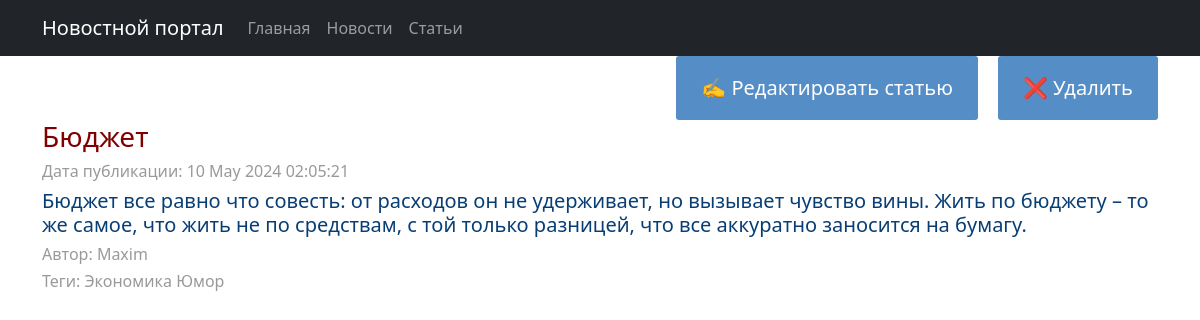
/articles/2, run on an earlier commit of the app's database.
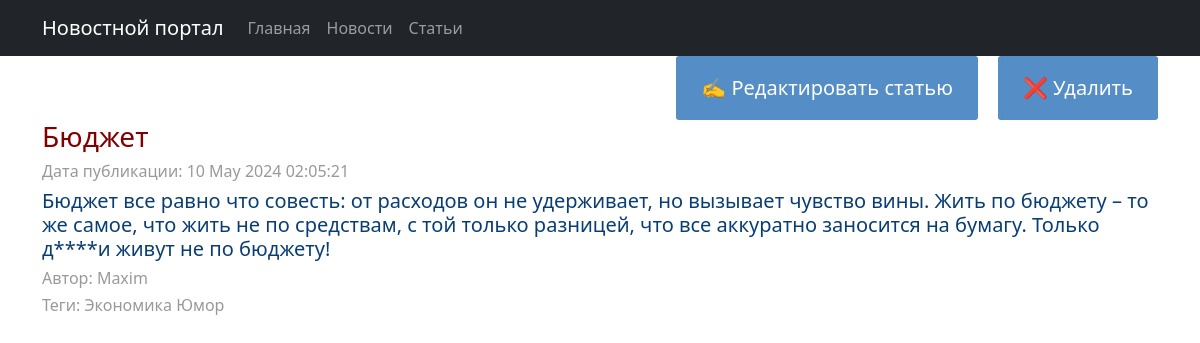
And on a later commit of the database.
### news/models.py (models this page shows, shortened)
class Post(models.Model):
    categor = [
        ('AR', 'Статья'),
        ('NE', 'Новость'),
    ]
    type = models.CharField(max_length=8, choices=categor, default='AR')
    user = models.ForeignKey(Author, on_delete=models.CASCADE, related_name='post')
    category = models.ManyToManyField(Category, through='PostCategory')
    date = models.DateTimeField(auto_now_add=True)
    title = models.CharField(max_length=256)
    text = models.TextField()
    rating = models.SmallIntegerField(default=0)

class Author(models.Model):
    user = models.OneToOneField(User, on_delete=models.CASCADE)
    rating = models.SmallIntegerField(default=0)

### news/views.py (the view)
# urls.py: path('articles/<int:pk>', ArticleDetail.as_view(), name='article_detail'),
class ArticleDetail(DetailView):
    model = Post
    template_name = 'article.html'
    context_object_name = 'article'
    def get_context_data(self, **kwargs):
        context = super().get_context_data(**kwargs)
        context['tag'] = Post.category
        return context

### news/templatetags/custom_filters.py (called while the page is built)
@register.filter()
def censor(value):
    list_crensor = ['редиск', 'дурак', 'дурынд']
    for word in list_crensor:
        if word in value.lower():
            value = value.replace(word[1:], (len(word) - 1) * '*')
    return value

### templates/article.html (shortened to what this page needs)
{% extends 'flatpages/default.html' %}
{%load custom_filters %}
{% block content %}
<div class="flex-container">
    <a href="{% url 'article_edit' pk=object.pk %}" class="btn">✍️ Редактировать статью</a>
    <a href="{% url 'article_delete' pk=object.pk %}" class="btn">❌ Удалить</a>
</div>
{% if article %}
<h3 style="text-align: left;"><span
        style="color: #800000;">{{ article.title }}</span></h3>
<h6 style="text-align: left;"><span
        style="color: #999999;">Дата публикации: {{ article.date|date:'d M Y h:m:s' }}</span></h6>
<h5 style="text-align: left;">{{ article.text|censor }}</h5>
<h6 style="text-align: left;"><span
        style="color: #999999;">Автор: {{ article.user.user }}</span></h6>
<h6 style="text-align: left;"><span
        style="color: #999999;">Теги:
    {% for cat in article.category.all %}
    {{ cat.category }}
    {% endfor %} </span></h6>
{% endif %}
{% endblock content %}

What changed in the data, as far as the page shows it:
changed Post "Бюджет": text|censor "…аккуратно заносится на бумагу." → "…аккуратно заносится на бумагу. Только д****и живут не по бюджету!"
